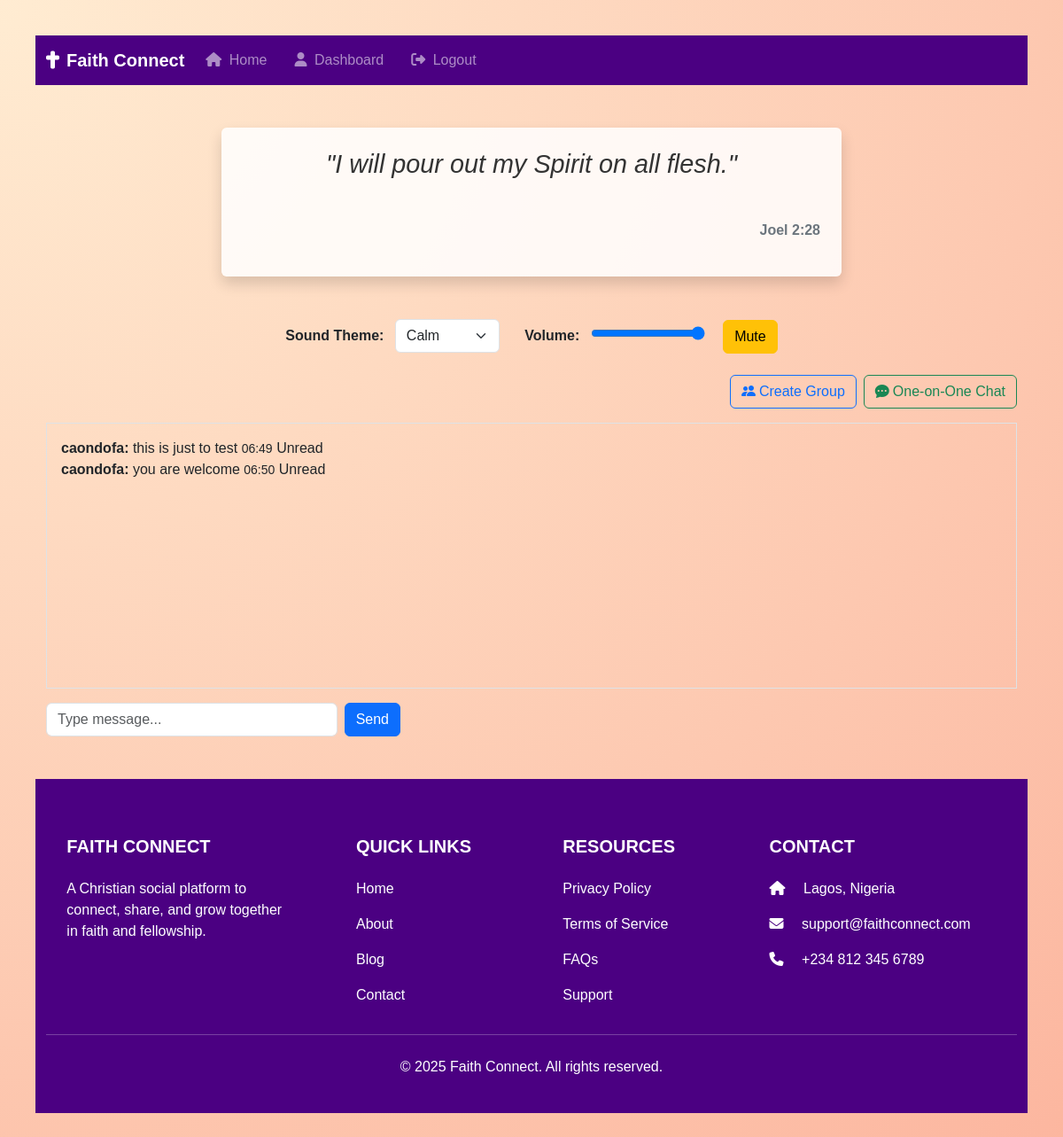
/messages/chat/3/ (signed in), run on the app's committed database.
### user_messages/models.py (models this page shows)
class Message(models.Model):
    chat_room = models.ForeignKey(ChatRoom, on_delete=models.CASCADE, related_name='messages')
    sender = models.ForeignKey(settings.AUTH_USER_MODEL, on_delete=models.CASCADE)
    content = models.TextField(blank=True)
    file = models.FileField(upload_to='chat_files/', blank=True, null=True)
    timestamp = models.DateTimeField(auto_now_add=True)
    read_by = models.ManyToManyField(settings.AUTH_USER_MODEL, related_name='read_messages', blank=True)
    receiver = models.ForeignKey(
        settings.AUTH_USER_MODEL,
        on_delete=models.CASCADE,
        related_name='received_messages',
        null=True,  # ← allow NULL in DB
        blank=True  # ← allow blank in forms/admin
    )

### core/models.py (models this page shows, shortened)
class User(AbstractUser):
    church = models.CharField(max_length=255, blank=True, null=True)
    favorite_verse = models.TextField(blank=True, null=True)
    ministry_interests = models.TextField(blank=True, null=True)
    bio = models.TextField(blank=True, null=True)
    profile_picture = models.ImageField(upload_to='profile_pictures/', blank=True, null=True)
    groups = models.ManyToManyField(
        Group,
        related_name='custom_user_set',
        blank=True,
        help_text='The groups this user belongs to.',
        verbose_name='groups',
    )
    user_permissions = models.ManyToManyField(
        Permission,
        related_name='custom_user_permissions_set',
        blank=True,
        help_text='Specific permissions for this user.',
        verbose_name='user permissions',
    )

### user_messages/views.py (the view)
# urls.py: path('chat/<int:room_id>/', views.chat_room, name='chat_room'),
@login_required
def chat_room(request, room_id):
    room = get_object_or_404(ChatRoom, id=room_id)
    if request.user not in room.participants.all():
        return redirect('user_messages:chat_list')
    messages = room.messages.order_by('timestamp')
    return render(request, 'user_messages/chat_room.html', {'room': room, 'messages': messages})

### user_messages/templates/user_messages/chat_room.html (shortened to what this page needs)
{% extends 'base.html' %}
{% block content %}
<div class="d-flex justify-content-end mb-3">
  <a href="{% url 'user_messages:create_group' %}" class="btn btn-outline-primary me-2 d-flex align-items-center">
    <i class="bi bi-people-fill me-1"></i> Create Group
  </a>
  <a href="{% url 'user_messages:start_one_on_one' %}" class="btn btn-outline-success d-flex align-items-center">
    <i class="bi bi-chat-dots-fill me-1"></i> One-on-One Chat
  </a>
</div>
<div id="messages" class="border p-3 mb-3" style="height: 300px; overflow-y: scroll;">
  {% for message in messages %}
    <div>
      <strong>{{ message.sender.username }}:</strong> {{ message.content }}
      <small>{{ message.timestamp|time:"H:i" }}</small>
      <span id="read-{{ message.id }}">
        {% if request.user in message.read_by.all %}
          Read
        {% else %}
          Unread
        {% endif %}
      </span>
    </div>
  {% empty %}
    <p>No messages yet.</p>
  {% endfor %}
</div>
<form id="chat-form" class="d-flex">
  <input type="text" id="message-input" class="form-control me-2" placeholder="Type message..." autocomplete="off" />
  <button type="submit" class="btn btn-primary">Send</button>
</form>
{% endblock %}

### core/static/css/styles.css (style rules this page uses)
body { font-family: Arial, sans-serif; margin: 40px; }
form { max-width: 400px; }
button { padding: 8px 16px; background-color: #1976D2; color: white; border: none; border-radius: 4px; cursor: pointer; }

### core/templates/base.html (style rules this page uses)
body { background: linear-gradient(-45deg, #e1bee7, #c5cae9, #b2ebf2, #dcedc8); background-size: 400% 400%; animation: gradientBG 15s ease infinite; }
body { background: radial-gradient(circle at top left, #ffecd2, #fcb69f); animation: bgPulse 10s infinite alternate; }

### data on the page
Message: sender.username "caondofa", content "this is just to test", timestamp "06:49", shows "Unread"
Message: sender.username "caondofa", content "you are welcome", timestamp "06:50", shows "Unread"
